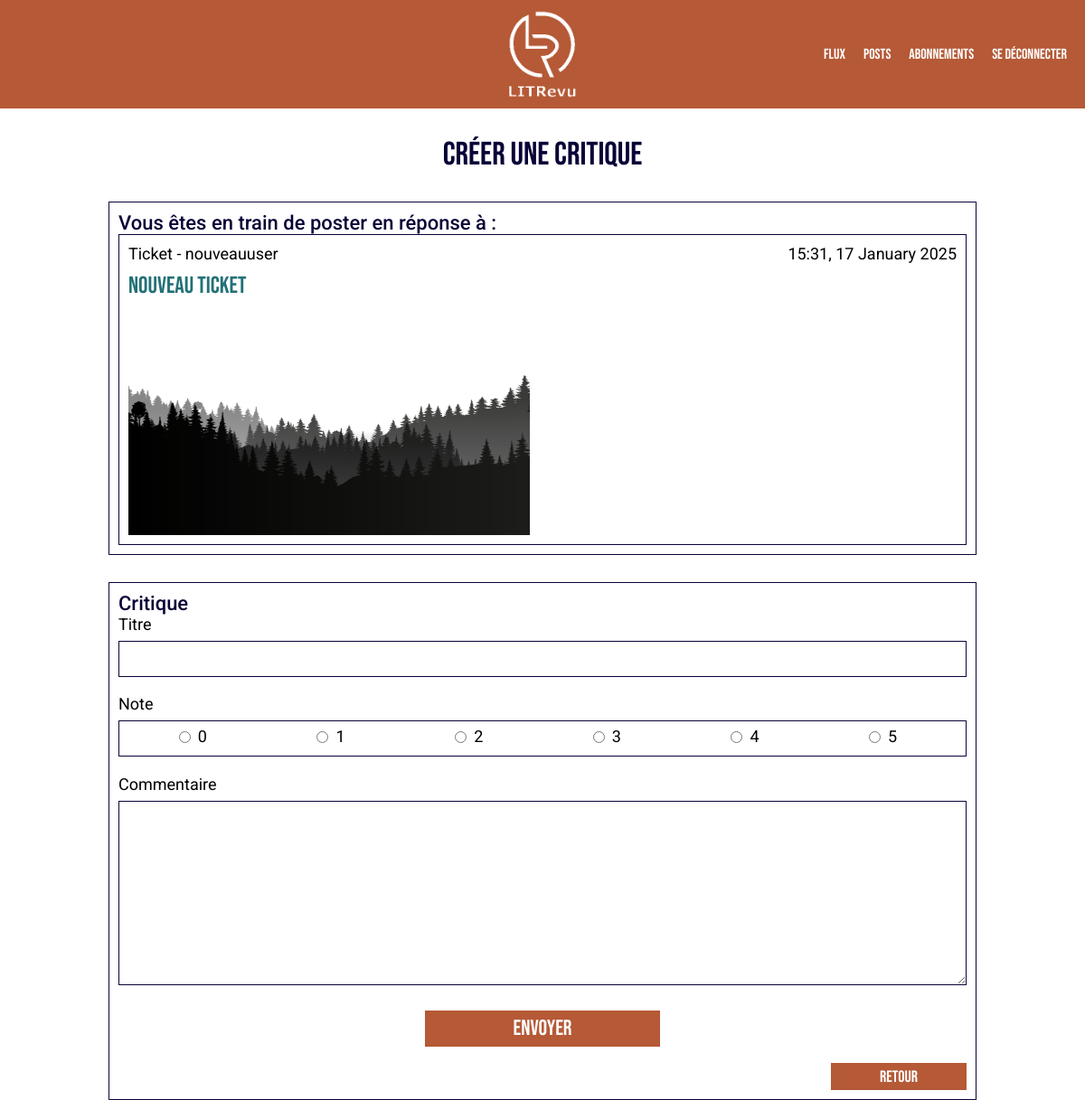
The page /my_posts/21/review_ticket/ (signed in) on the database its author committed.
### reviews/models.py (models this page shows, shortened)
class Ticket(models.Model):
    title = models.CharField(max_length=128, verbose_name="Titre")
    description = models.TextField(max_length=2048, blank=True)
    user = models.ForeignKey(get_user_model(), on_delete=models.CASCADE)
    image = models.ImageField(upload_to="images/")
    time_created = models.DateTimeField(auto_now_add=True)

### reviews/views.py (the view)
# urls.py: path("my_posts/<int:id>/review_ticket/", reviews_views.review_ticket, name="review-ticket"),
@login_required
def review_ticket(request, id):
    ticket = Ticket.objects.get(id=id)
    if request.method == "POST":
        review_form = CreateReviewForm(request.POST)
        if review_form.is_valid():
            review = review_form.save(commit=False)
            review.ticket = ticket
            review.user = request.user
            review.rating = review_form["note"].value()
            review.save()
            return redirect("my_posts")
    else:
        review_form = CreateReviewForm()
    return render(request, "reviews/add_review.html", {"ticket": ticket, "review_form": review_form})

### reviews/forms.py
class CreateReviewForm(forms.ModelForm):
    CHOICES = {"0": 0, "1": 1, "2": 2, "3": 3, "4": 4, "5": 5}
    note = forms.ChoiceField(widget=forms.RadioSelect(attrs={"class": "review-note"}), choices=CHOICES)
    def __init__(self, *args, **kwargs):
        super().__init__(*args, **kwargs)
        self.fields["note"].label = "Note"
        if self.instance:
            self.fields["note"].initial = self.instance.rating
        self.label_suffix = ""
    class Meta:
        model = Review
        fields = ["headline", "body"]
    field_order = ["headline", "note", "body"]

### reviews/templates/reviews/add_review.html (shortened to what this page needs)
{% extends 'reviews/base.html' %}
{% block content %}
<div class="review-container">
    {% if origin == "update" %}
        <h2>Modifier la critique</h2>
    {% else %}
        <h2>Créer une critique</h2>
    {% endif %}
    {% if ticket %}
        <div class="ticket-snippet">
            <span class="category">Vous êtes en train de poster en réponse à :</span>
            {% include 'reviews/display_ticket.html' with post=ticket origin="review" %}
        </div>
        <div class="review-form">
            <span class="category">Critique</span>
            <form enctype="multipart/form-data" action="" method="post">
                <div class="form-inputs">
                    {{ review_form }}
                </div>
                {% if origin == "update" %}
                    <input type="submit" value="Valider les modifications" class="button">
                {% else %}
                    <input type="submit" value="Envoyer" class="button">
                {% endif %}
            </form>
            {% if origin == "update" %}
                <span class="update-options">
                    <a href="{%url 'review-delete' review.id %}" class="button-small">Supprimer la critique</a>
                    <a href="{%url 'feed' %}" class="button-small">Retour</a>
                </span>
            {% else %}
                <span class="update-options">
                    <a href="{%url 'feed' %}" class="button-small">Retour</a>
                </span>
            {% endif %}
        </div>
    {% endif %}
</div>
{% endblock %}

### reviews/templates/reviews/display_ticket.html (shortened to what this page needs)
<div class="ticket-display">
    <div class="ticket-header">
        <span>{% if origin == "review" %} Ticket - {{ post.user }} {% elif post.user == user %}Vous avez publié un ticket {% else %}{{ post.user }} a demandé une critique {% endif %}</span>
        <span>{{ post.time_created|date:"H:i, d F Y" }}</span>
    </div>
    <h3>{{ post.title }}</h3>
    <img class="ticket-img" src="{{ post.image.url }}" alt="Image de {{ post.title }}">
</div>

### reviews/static/reviews/styles.css (style rules this page uses)
:root { --main-font: "Roboto"; --title-font: "Bebas Neue"; --color-1: #b55936; --color-2: #227177; --color-text-dark : #080337; }
body { max-width: 1440px; margin: auto; font-family: var(--main-font); font-size: 18px; }
h2 { font-family: var(--title-font); font-weight: 500; color: var(--color-text-dark); font-size: 36px; margin-bottom: 0; }
h3 { font-family: var(--title-font); font-weight: 500; color: var(--color-2); font-size: 26px; margin: 0; }
.category { font-family: var(--main-font); font-weight: 500; color: var(--color-text-dark); font-size: 22px; margin-top: 0; margin-bottom: 10px; }
.button { padding: 5px; text-decoration: None; color: white; font-weight: 500; font-size: 24px; font-family: var(--title-font); width: 260px; height: 40px; border: none; background-color: var(--color-1); text-align: center; box-sizing: border-box; cursor: pointer; }
.button-small { padding: 5px; text-decoration: None; color: white; font-weight: 500; font-size: 18px; font-family: var(--title-font); width: 150px; height: 30px; border: none; background-color: var(--color-1); text-align: center; box-sizing: border-box; cursor: pointer; }
form { width: 100%; display: flex; flex-direction: column; justify-content: space-between; align-items: center; gap: 20px; }
.form-inputs { width: 80%; display: flex; flex-direction: column; gap: 20px; }
input[type=text] { font-family: var(--main-font); font-size: 16px; width: 100%; height: 40px; padding: 6px 10px; margin: 8px 0; border-radius: 0px; border: 1px solid var(--color-text-dark); box-sizing: border-box; }
textarea { font-family: var(--main-font); font-size: 16px; width: 100%; height: auto; padding: 6px 10px; margin: 8px 0; border-radius: 0px; border: 1px solid var(--color-text-dark); box-sizing: border-box; }
label { display: block; font-family: var(--main-font); font-size: 18px; font-weight: 400; }
::placeholder { text-align: center; font-family: var(--main-font); font-size: 18px; font-weight: 400; }
.ticket-img { height: 250px; object-fit: contain; }
.review-header, .ticket-header { display: flex; justify-content: space-between; width: 100%; }
.review-display, .ticket-display { border: 1px solid var(--color-text-dark); display: flex; flex-direction: column; align-items: flex-start; width: 100%; padding: 10px; gap: 10px; box-sizing: border-box; }
.subscriptions-container, .ticket-container, .review-container { display: flex; flex-direction: column; align-items: center; gap: 30px; }
.update-options { width: 80%; display: flex; justify-content: flex-end; gap: 10px; }
.ticket-snippet, .review-form { width: 80%; border: 1px solid var(--color-text-dark); padding: 10px; box-sizing: border-box; }
.review-form .form-inputs { width: 100%; }
.review-form .update-options { width: 100%; }
.review-form input[type="submit"] { align-self: center; }
fieldset { position: relative; width: 100%; height: 40px; padding: 6px 10px; margin-top: 20px; margin-left: -0.5px; margin-bottom: 0px; border-radius: 0px; border: 1px solid var(--color-text-dark); box-sizing: border-box; }
legend { position: absolute; top: -30px; left: -2.5px; }
div .review-note { display: flex; justify-content: space-around; }
.review-note label { width: 50px; display: flex; align-items: center; gap: 5px; }

### rows shown on the page
Ticket: user "nouveauuser", time_created "15:31, 17 January 2025", title "Nouveau ticket", image (picture)
